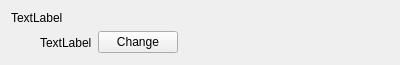
<?xml version="1.0" encoding="UTF-8"?>
<ui version="4.0">
 <class>ColorField</class>
 <widget class="QWidget" name="ColorField">
  <property name="geometry">
   <rect>
    <x>0</x>
    <y>0</y>
    <width>400</width>
    <height>62</height>
   </rect>
  </property>
  <property name="windowTitle">
   <string>Form</string>
  </property>
  <layout class="QVBoxLayout" name="verticalLayout">
   <item>
    <widget class="QLabel" name="label">
     <property name="text">
      <string>TextLabel</string>
     </property>
    </widget>
   </item>
   <item>
    <layout class="QHBoxLayout" name="horizontalLayout">
     <item>
      <widget class="QWidget" name="widget" native="true">
       <property name="minimumSize">
        <size>
         <width>23</width>
         <height>23</height>
        </size>
       </property>
       <property name="maximumSize">
        <size>
         <width>23</width>
         <height>23</height>
        </size>
       </property>
      </widget>
     </item>
     <item>
      <widget class="QLabel" name="labelColor">
       <property name="text">
        <string>TextLabel</string>
       </property>
      </widget>
     </item>
     <item>
      <widget class="QPushButton" name="pushButton">
       <property name="text">
        <string>Change</string>
       </property>
      </widget>
     </item>
     <item>
      <spacer name="horizontalSpacer">
       <property name="orientation">
        <enum>Qt::Horizontal</enum>
       </property>
       <property name="sizeHint" stdset="0">
        <size>
         <width>40</width>
         <height>20</height>
        </size>
       </property>
      </spacer>
     </item>
    </layout>
   </item>
  </layout>
 </widget>
 <resources/>
 <connections/>
</ui>
